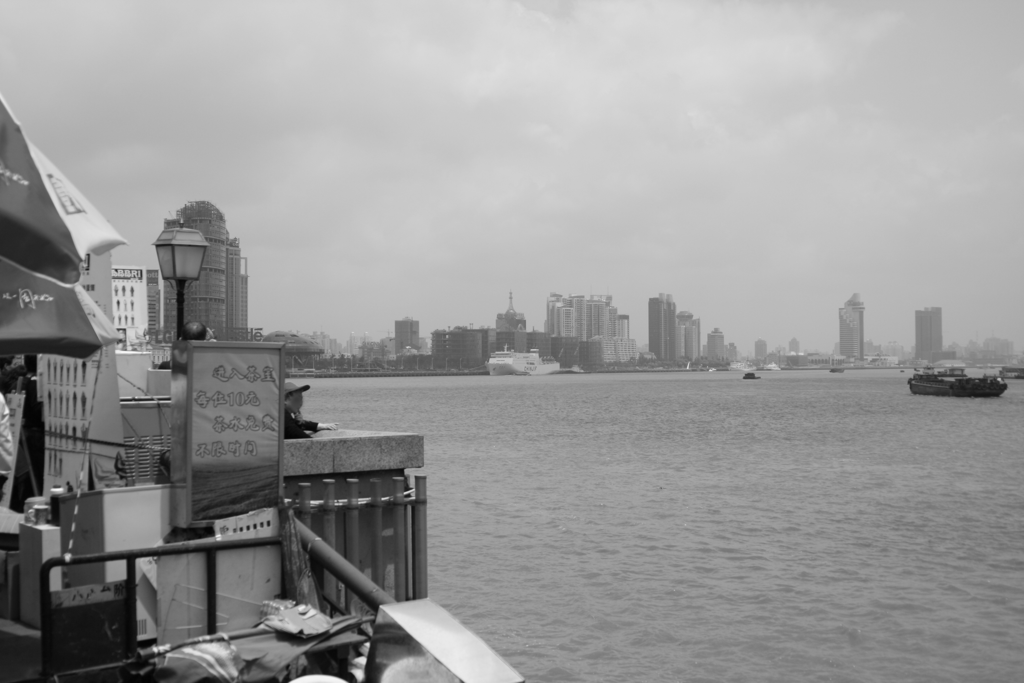
#> input picture image_stitching/images/shanghai-01.png, 1024 x 683 px
$ python main.py
#> lines starting #> are read from the running program, lines starting #| are printed output that depends on the picture
import timeit
import cv2
import numpy as np

# Lớp Matcher dùng để tìm và khớp các đặc trưng giữa các ảnh
class Matcher:
    def __init__(self):
        # Sử dụng thuật toán SIFT để phát hiện và mô tả đặc trưng
        self.sift = cv2.SIFT_create()
        # Thiết lập thuật toán FLANN để khớp đặc trưng giữa các ảnh
        index_params = dict(algorithm=0, trees=5)
        search_params = dict(checks=50)
        self.flann = cv2.FlannBasedMatcher(index_params, search_params)


    # Hàm để khớp các đặc trưng giữa hai ảnh
    def match(self, i1, i2):
        # Lấy đặc trưng SIFT cho ảnh thứ nhất và thứ hai
        image_set_1 = self.get_SIFT_features(i1)
        image_set_2 = self.get_SIFT_features(i2)


        # Khớp các đặc trưng giữa hai ảnh bằng FLANN
        matches = self.flann.knnMatch(image_set_2["des"], image_set_1["des"], k=2)


        # Danh sách các đặc trưng "tốt" sau khi lọc
        good = []
        for i, (m, n) in enumerate(matches):
            if m.distance < 0.7 * n.distance:
                good.append((m.trainIdx, m.queryIdx))


        # Nếu có đủ số lượng đặc trưng khớp tốt, tính ma trận Homography
        if len(good) > 4:
            points_current = image_set_2["kp"]  # Keypoints của ảnh hiện tại
            points_previous = image_set_1["kp"]  # Keypoints của ảnh trước đó


            # Lấy tọa độ các đặc trưng khớp
            matched_points_current = np.float32([points_current[i].pt for (__, i) in good])
            matched_points_prev = np.float32([points_previous[i].pt for (i, __) in good])


            # Tính toán ma trận Homography
            H, _ = cv2.findHomography(matched_points_current, matched_points_prev, cv2.RANSAC, 4)
            return H
        return None


    # Hàm lấy đặc trưng SIFT của một ảnh
    def get_SIFT_features(self, im):
        gray = cv2.cvtColor(im, cv2.COLOR_BGR2GRAY)  # Chuyển ảnh sang grayscale
        kp, des = self.sift.detectAndCompute(gray, None)  # Phát hiện và tính toán đặc trưng
        return {"kp": kp, "des": des}  # Trả về keypoints và descriptors


# Lớp Stitcher để ghép nối các ảnh thành một panorama
class Stitcher:
    def __init__(
        self,
        number_of_images,
        crop_x_min=None,
        crop_x_max=None,
        crop_y_min=None,
        crop_y_max=None,
    ):
        self.matcher_obj = Matcher()  # Đối tượng Matcher để khớp đặc trưng
        self.homography_cache = {}  # Bộ nhớ đệm cho ma trận Homography
        self.overlay_cache = {}  # Bộ nhớ đệm cho việc chồng ảnh
        self.count = number_of_images  # Số lượng ảnh cần ghép


        # Các thông số cắt ảnh cuối cùng
        self.crop_x_min = crop_x_min
        self.crop_x_max = crop_x_max
        self.crop_y_min = crop_y_min
        self.crop_y_max = crop_y_max


    # Hàm thực hiện ghép nối các ảnh
    def stitch(self, images=[]):
        self.images = images  # Danh sách ảnh
        self.prepare_lists()  # Chuẩn bị các danh sách ảnh

        # Bắt đầu đo thời gian ghép nối
        start = timeit.default_timer()
        self.left_shift()  # Ghép từ giữa sang trái
        self.right_shift()  # Ghép từ giữa sang phải
        stop = timeit.default_timer()
        duration = stop - start
        print("Hoan thanh %.2f giay." % duration)  # In ra thời gian thực hiện

        # Trả về ảnh kết quả đã cắt nếu có thông số crop
        if self.crop_x_min is not None and self.crop_x_max is not None and self.crop_y_min is not None and self.crop_y_max is not None:
            return self.result[
                self.crop_y_min:self.crop_y_max, self.crop_x_min:self.crop_x_max
            ]
        else:
            return self.result


    # Hàm chuẩn bị các danh sách ảnh để ghép
    def prepare_lists(self):
        # Danh sách ảnh trái và phải
        self.left_list = []
        self.right_list = []


        self.center_index = int(self.count / 2)  # Xác định ảnh ở giữa
        self.result = self.images[self.center_index]  # Bắt đầu với ảnh giữa


        # Chia các ảnh thành bên trái và bên phải so với ảnh giữa
        for i in range(self.count):
            if i <= self.center_index:
                self.left_list.append(self.images[i])
            else:
                self.right_list.append(self.images[i])


    # Hàm tính toán ma trận Homography giữa hai ảnh
    def get_homography(self, image_1, image_1_key, image_2, image_2_key, direction):
        cache_key = "_".join([image_1_key, image_2_key, direction])  # Tạo khóa bộ nhớ đệm
        homography = self.homography_cache.get(cache_key, None)
        if homography is None:
            homography = self.matcher_obj.match(image_1, image_2)  # Tính toán Homography
            self.homography_cache[cache_key] = homography  # Lưu vào bộ nhớ đệm
        return homography


    # Hàm ghép ảnh từ giữa sang trái
    def left_shift(self):
        a = self.left_list[0]  # Bắt đầu với ảnh đầu tiên bên trái


        # Ghép từng ảnh trong danh sách bên trái
        for i, image in enumerate(self.left_list[1:]):
            H = self.get_homography(a, str(i), image, str(i + 1), "left")  # Tính Homography


            # Tính toán nghịch đảo ma trận Homography
            XH = np.linalg.inv(H)


            # Xác định kích thước của ảnh biến đổi
            ds = np.dot(XH, np.array([a.shape[1], a.shape[0], 1]))
            ds = ds / ds[-1]

            # Điều chỉnh các giá trị bù trừ
            f1 = np.dot(XH, np.array([0, 0, 1]))
            f1 = f1 / f1[-1]
            XH[0][-1] += abs(f1[0])
            XH[1][-1] += abs(f1[1])


            ds = np.dot(XH, np.array([a.shape[1], a.shape[0], 1]))
            offsety = abs(int(f1[1]))
            offsetx = abs(int(f1[0]))


            # Biến đổi phối cảnh của ảnh
            dsize = (int(ds[0]) + offsetx, int(ds[1]) + offsety)
            tmp = cv2.warpPerspective(a, XH, dsize, borderMode=cv2.BORDER_TRANSPARENT)


            # Chèn ảnh hiện tại vào ảnh ghép
            tmp[offsety : image.shape[0] + offsety, offsetx : image.shape[1] + offsetx] = image


            a = tmp  # Cập nhật ảnh ghép


        self.result = tmp  # Lưu ảnh kết quả


    # Hàm ghép ảnh từ giữa sang phải
    def right_shift(self):
        for i, imageRight in enumerate(self.right_list):
            imageLeft = self.result  # Ảnh hiện tại bên trái


            H = self.get_homography(imageLeft, str(i), imageRight, str(i + 1), "right")  # Tính Homography


            # Biến đổi phối cảnh cho ảnh phải
            result = cv2.warpPerspective(
                imageRight,
                H,
                (imageLeft.shape[1] + imageRight.shape[1], imageLeft.shape[0]),
                borderMode=cv2.BORDER_TRANSPARENT,
            )


            # Tạo mặt nạ cho ảnh trái
            mask = np.zeros((result.shape[0], result.shape[1], 3), dtype="uint8")
            mask[0 : imageLeft.shape[0], 0 : imageLeft.shape[1]] = imageLeft


            # Ghép hai ảnh
            self.result = self.blend_images(mask, result, str(i))


    # Hàm để chồng ảnh, giữ phần ảnh bên phải
    def blend_images(self, background, foreground, i):
        only_right = self.overlay_cache.get(i, None)
        if only_right is None:
            only_right = np.nonzero(
                (np.sum(foreground, 2) != 0) * (np.sum(background, 2) == 0)
            )
            self.overlay_cache[i] = only_right


        # Chỉ giữ phần ảnh bên phải
        background[only_right] = foreground[only_right]
        return background


def shanghai():

    FRAME_WIDTH = 768  # Chiều rộng ảnh
    FRAME_HEIGHT = 432  # Chiều cao ảnh

    # Danh sách các file ảnh
    shanghai_files = [
        "images/shanghai-01.png",
        "images/shanghai-02.png",
        "images/shanghai-03.png",
        "images/shanghai-04.png",
        "images/shanghai-05.png",
    ]

    # Đọc và thay đổi kích thước ảnh
    shanghai = [cv2.resize(cv2.imread(f), (FRAME_WIDTH, FRAME_HEIGHT)) for f in shanghai_files]
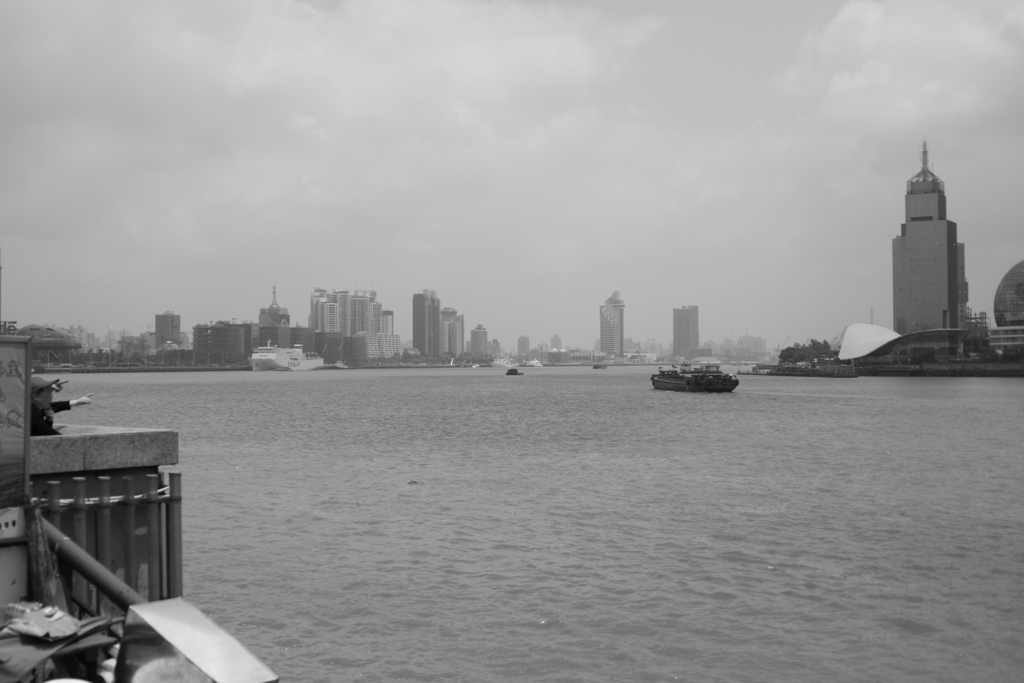
#> input picture image_stitching/images/shanghai-02.png, 1024 x 683 px
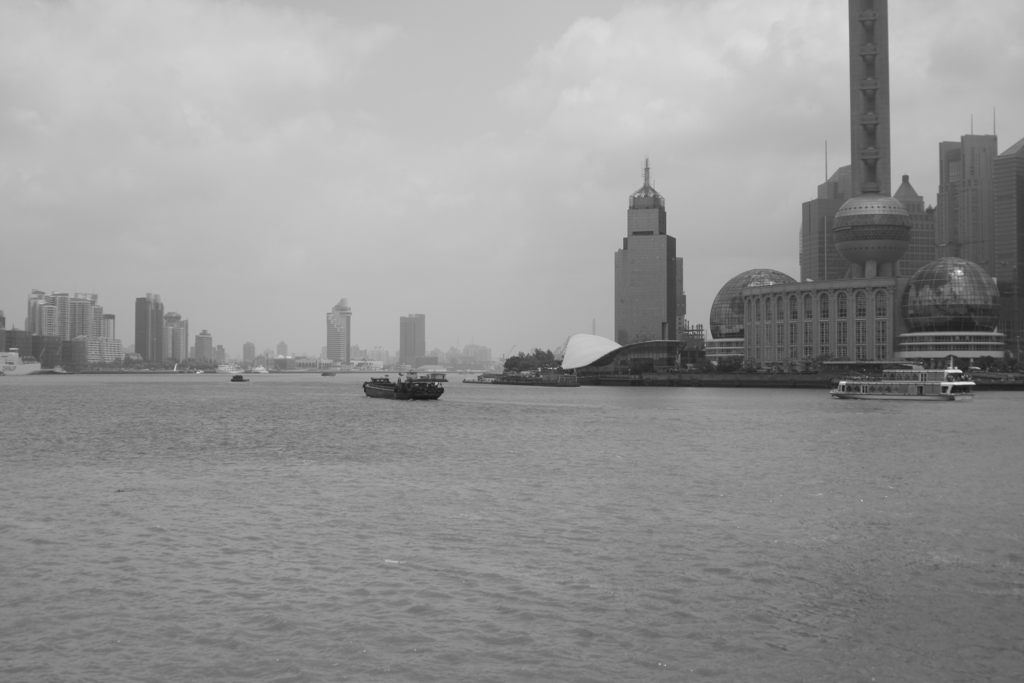
#> input picture image_stitching/images/shanghai-03.png, 1024 x 683 px
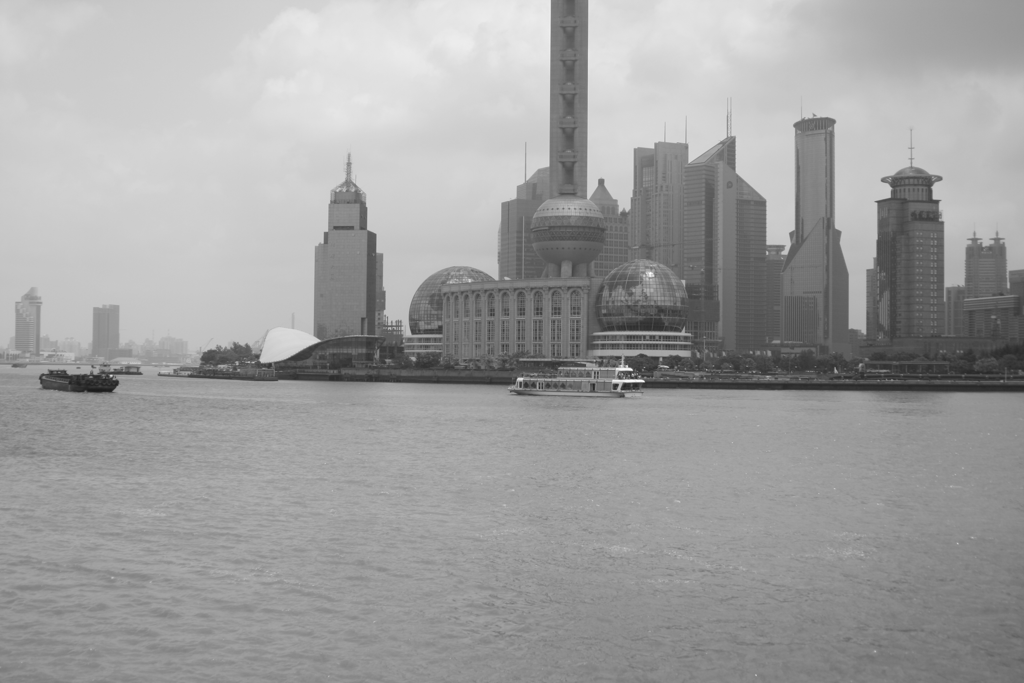
#> input picture image_stitching/images/shanghai-04.png, 1024 x 683 px
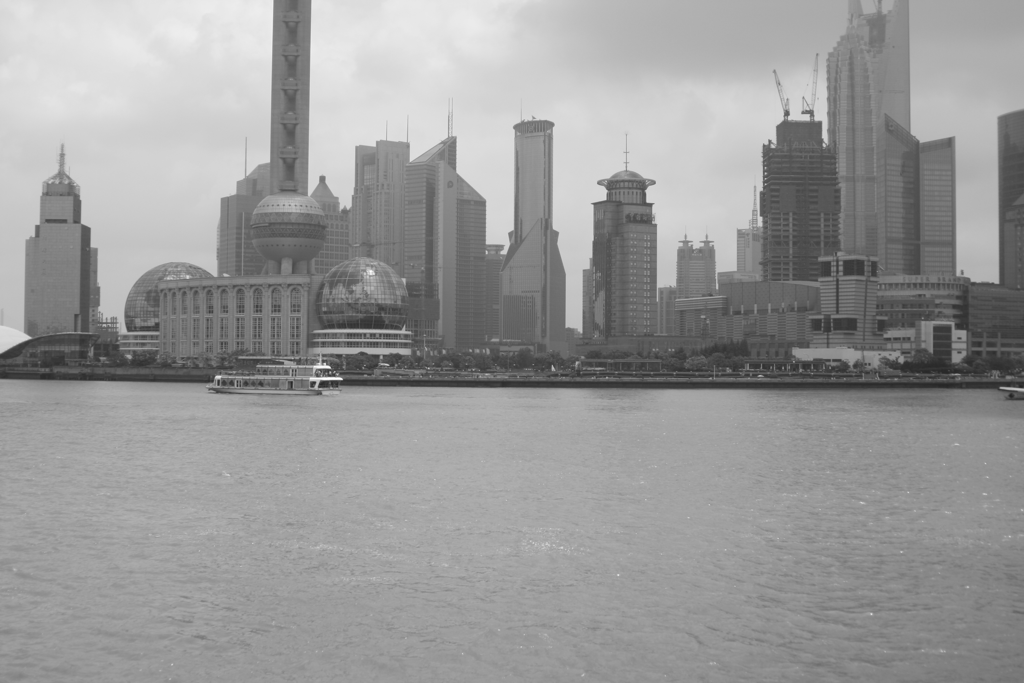
#> input picture image_stitching/images/shanghai-05.png, 1024 x 683 px
#> shanghai = 5 items

    # Thông số để cắt ảnh
    crop_x_min = 30 # Tọa độ x bắt đầu của vùng cắt.
    crop_x_max = 1764 # Tọa độ x kết thúc của vùng cắt.
    crop_y_min = 37 # Tọa độ y bắt đầu của vùng cắt.
    crop_y_max = 471 # Tọa độ y kết thúc của vùng cắt.

    # Khởi tạo đối tượng Stitcher và thực hiện ghép ảnh
    s = Stitcher(
        len(shanghai_files),
        crop_x_min=crop_x_min,
        crop_x_max=crop_x_max,
        crop_y_min=crop_y_min,
        crop_y_max=crop_y_max,
    )

    panorama = s.stitch(shanghai)  # Ghép ảnh
#> after the loop in prepare_lists, `for i in range(self.count):`: self.left_list = 3 items; self.right_list = 2 items
#> the loop in left_shift, `for i, image in enumerate(self.left_list[1:]):` made 2 passes
#> (f1, offsety, offsetx, dsize) on passes 1 to 2: ([-200.4, -18.83, 1], 18, 200, (1019, 492)), ([-461.1, -40.22, 1], 40, 461, (1563, 585))
#> after the loop in left_shift, `for i, image in enumerate(self.left_list[1:]):`:
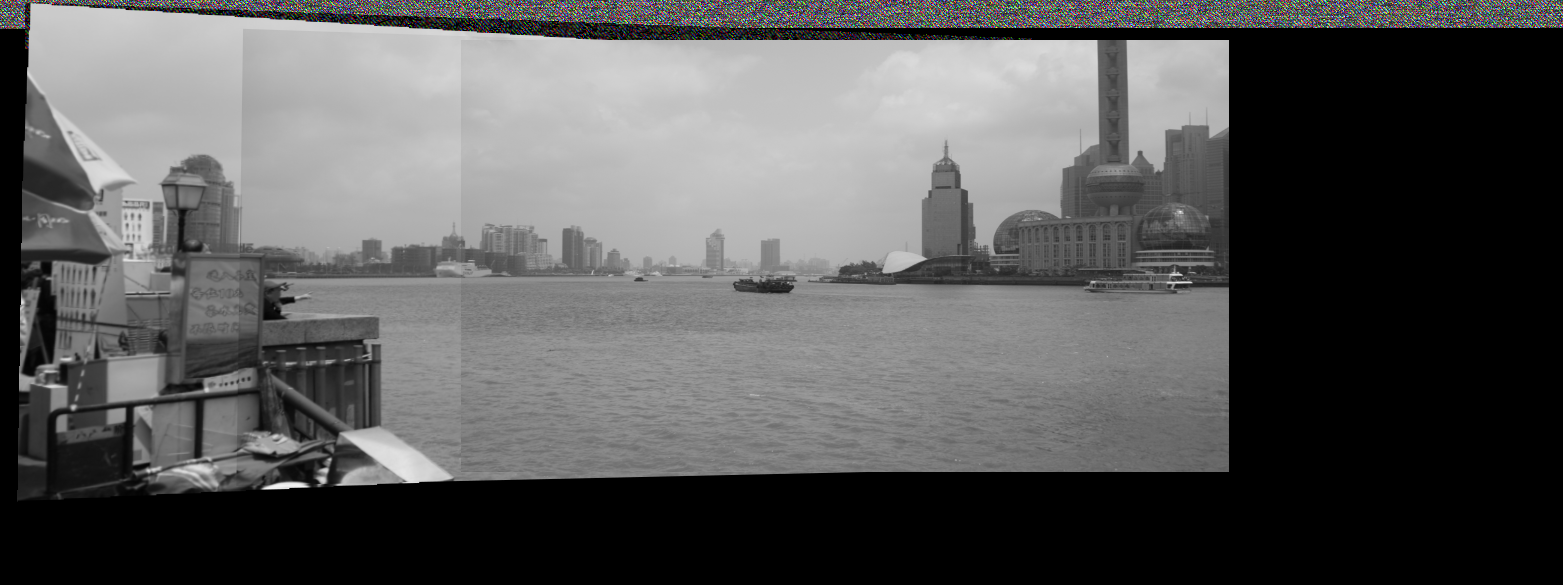
#> a: shape (585, 1563, 3); mean of channels 0, 1, 2 88.5, 88.4, 88.4; drawn as B, G, R
#> the loop in right_shift, `for i, imageRight in enumerate(self.right_list):` made 2 passes
#> pass 1, in right_shift, `self.result = self.blend_images(mask, result, str(i))`:
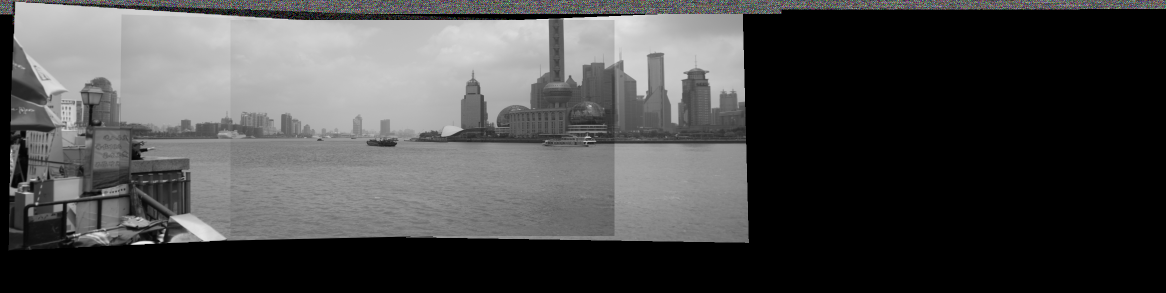
#> self.result: shape (585, 2331, 3) (shown at 1/2 size); mean of channels 0, 1, 2 73.3, 73.3, 73.3; drawn as B, G, R

    cv2.imwrite("panorama1.png", panorama)  # Lưu ảnh kết quả
    cv2.imshow('ddd', panorama)  # Hiển thị ảnh kết quả
    cv2.waitKey(0)
    cv2.destroyAllWindows()  # Đóng cửa sổ hiển thị

def building():

    FRAME_WIDTH = 1000  # Chiều rộng ảnh
    FRAME_HEIGHT = 500  # Chiều cao ảnh

    # Danh sách các file ảnh
    building_files = [
        "input_image\\building\\building1.jpg",
        "input_image\\building\\building2.jpg",
        "input_image\\building\\building3.jpg",
        "input_image\\building\\building4.jpg",
        "input_image\\building\\building5.jpg",
    ]

    # Đọc và thay đổi kích thước ảnh
    building = [cv2.resize(cv2.imread(f), (FRAME_WIDTH, FRAME_HEIGHT)) for f in building_files]
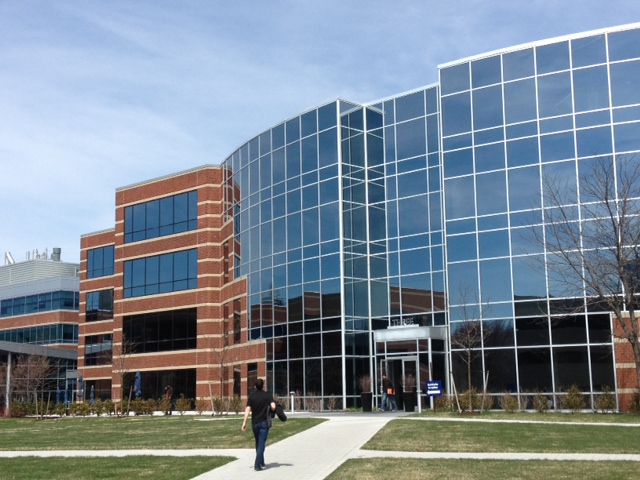
#> input picture image_stitching/input_image/building/building1.jpg, 640 x 480 px, found by its file name

    # Thông số để cắt ảnh
    crop_x_min = 30 # Tọa độ x bắt đầu của vùng cắt.
    crop_x_max = 2500 # Tọa độ x kết thúc của vùng cắt.
    crop_y_min = 37 # Tọa độ y bắt đầu của vùng cắt.
    crop_y_max = 1000 # Tọa độ y kết thúc của vùng cắt.

    # Khởi tạo đối tượng Stitcher và thực hiện ghép ảnh
    s = Stitcher(
        len(building_files),
        crop_x_min=crop_x_min,
        crop_x_max=crop_x_max,
        crop_y_min=crop_y_min,
        crop_y_max=crop_y_max,
    )

    panorama = s.stitch(building)  # Ghép ảnh

    cv2.imwrite("panorama2.png", panorama)  # Lưu ảnh kết quả
    cv2.imshow('ddd', panorama)  # Hiển thị ảnh kết quả
    cv2.waitKey(0)
    cv2.destroyAllWindows()  # Đóng cửa sổ hiển thị


# [87 lines left out: functions city, street, not called in this run]


if __name__ == "__main__":
    shanghai()
#> (the run stopped early here; a loop or call above may not have finished)
